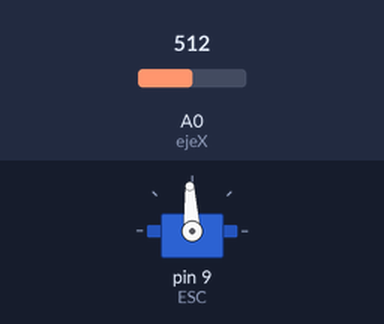
Recording of a sketch running on a simulated Arduino Uno, built with avr-gcc and run on an emulated ATmega328P. Shown: servo. The inputs (shaded band) are chosen by the test bench; at power-on: A0 (ejeX) = 512.

Above: at 6.2 s.
6.3 s: A0 (ejeX) set to 716
At 7.3 s:
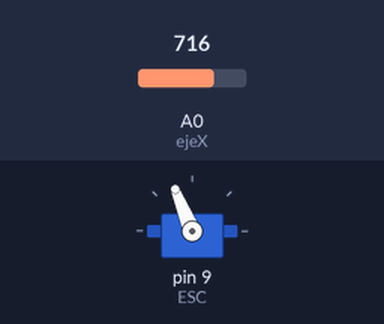
7.8 s: A0 (ejeX) set to 900
At 8.5 s:
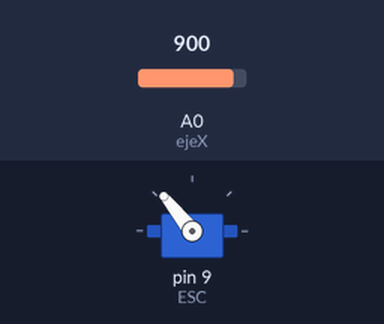
9.3 s: A0 (ejeX) set to 1023
At 9.6 s:
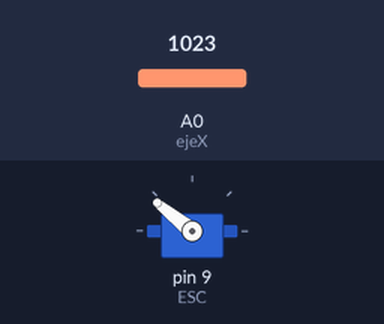
10.8 s: A0 (ejeX) set to 306
At 11.9 s:
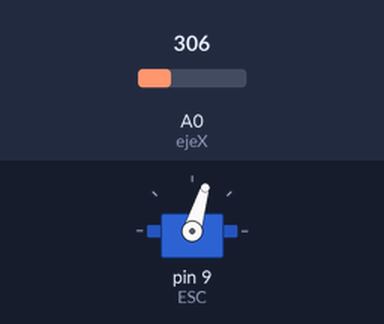
12.3 s: A0 (ejeX) set to 511
At 13.1 s:
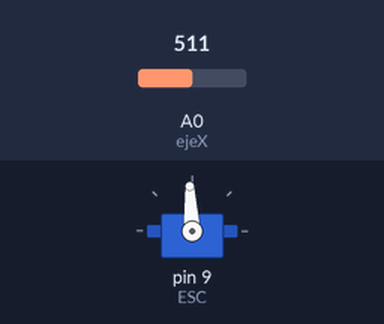
13.8 s: A0 (ejeX) set to 0
At 14.2 s:
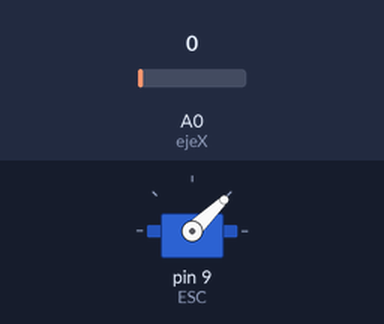
Timing chart, 0 to 16.3 s (numbered marks = the images above; inputs shaded):
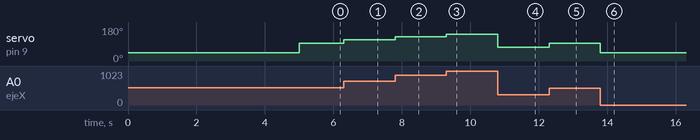

Measured:
- after the input at 6.3 s, servo on pin 9 (ESC): 93° → 112° at once
- after the input at 7.8 s, servo on pin 9 (ESC): 112° → 129° at once
- after the input at 9.3 s, servo on pin 9 (ESC): 129° → 141° at once
- after the input at 10.8 s, servo on pin 9 (ESC): 141° → 73° at once
- after the input at 12.3 s, servo on pin 9 (ESC): 73° → 93° at once
- after the input at 13.8 s, servo on pin 9 (ESC): 93° → 44° at once

The sketch:

barcoMotordron.ino
```cpp
#include <Servo.h>

Servo ESC;

#define ejeX A0

void setup() {
  ESC.attach(9);
  calibrarMotor();
}

void loop() {
  int lectura = analogRead(ejeX);
  int velocidad = map(lectura, 0, 1024, 1000, 2000);
  ESC.writeMicroseconds(velocidad);
}

void calibrarMotor(){
  ESC.writeMicroseconds(1000);
  delay(5000);
}
```
